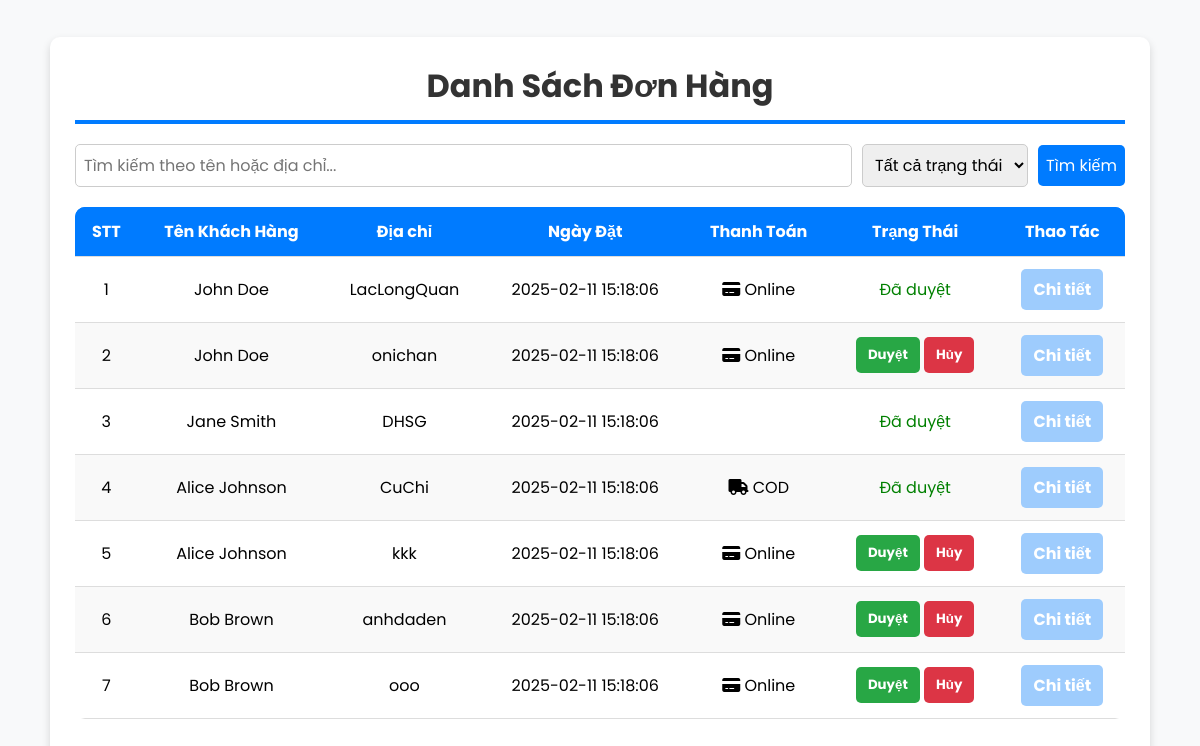
The page /FrontEnd/AdminUI/quanlidonhang/danhsachdonhang.php on the database its author committed.
### tables this page shows
CREATE TABLE IF NOT EXISTS orders (
    order_id INT AUTO_INCREMENT PRIMARY KEY,
    user_id INT,
    order_date TIMESTAMP DEFAULT CURRENT_TIMESTAMP,
    total_amount DECIMAL(10, 2) NOT NULL,
    status_id INT,
    payment_method VARCHAR(50) NOT NULL,
    address VARCHAR(50),
    FOREIGN KEY (user_id) REFERENCES user(user_id)
        ON DELETE CASCADE
        ON UPDATE CASCADE,
    FOREIGN KEY (status_id) REFERENCES status(id)
        ON DELETE SET NULL
        ON UPDATE CASCADE
);

CREATE TABLE IF NOT EXISTS user (
    user_id INT AUTO_INCREMENT PRIMARY KEY,
    full_name VARCHAR(100) NOT NULL,
    account_id INT unique,
    profile_picture VARCHAR(255),
    date_of_birth DATE,
    created_at TIMESTAMP DEFAULT CURRENT_TIMESTAMP,
    updated_at TIMESTAMP DEFAULT CURRENT_TIMESTAMP ON UPDATE CURRENT_TIMESTAMP,
    FOREIGN KEY (account_id) REFERENCES account(account_id)
        ON DELETE CASCADE
        ON UPDATE CASCADE
);

### FrontEnd/AdminUI/quanlidonhang/danhsachdonhang.php (the view, shortened to what this page needs)
<html lang="en">
<head>
    <link rel="stylesheet" href="https://cdnjs.cloudflare.com/ajax/libs/font-awesome/6.0.0-beta3/css/all.min.css">
</head>
<body>
    <div class="container">
        <h1>Danh Sách Đơn Hàng</h1>
        <div class="filter">
            <input class="input1" type="text" id="search-input" placeholder="Tìm kiếm theo tên hoặc địa chỉ...">
            <select id="status-filter">
                <option value="">Tất cả trạng thái</option>
            </select>
            <button id="filter-btn">Tìm kiếm</button>
        </div>
        <table>
            <thead>
                <tr>
                    <th>STT</th>
                    <th>Tên Khách Hàng</th>
                    <th>Địa chỉ</th>
                    <th>Ngày Đặt</th>
                    <th>Thanh Toán</th>
                    <th>Trạng Thái</th>
                    <th>Thao Tác</th>
                </tr>
            </thead>
            <tbody id="order-list">
                <?php
                    $conn = mysqli_connect("localhost", "root", "", "web2_sql");
                    $query_lietke_dh = "SELECT orders.order_id, user.full_name, orders.order_date, orders.payment_method, status.id, orders.address
                                        FROM orders
                                        JOIN user ON orders.user_id = user.user_id
                                        JOIN status ON status.id = orders.status_id;";
                    $result = mysqli_query($conn, $query_lietke_dh);
                    $i = 0;
                    while ($row = mysqli_fetch_array($result)) {
                        $i++;
                ?>
                <tr>
                    <td><?= $i ?></td>
                    <td><?= htmlspecialchars($row['full_name']) ?></td>
                    <td><?= htmlspecialchars($row['address']) ?></td>
                    <td><?= htmlspecialchars($row['order_date']) ?></td>
                    <td>
                        <?php
                            if ($row['payment_method'] == 'Cash') {
                                echo '<i class="fas fa-truck"></i> COD';
                            } elseif ($row['payment_method'] == 'Credit Card') {
                                echo '<i class="fas fa-credit-card"></i> Online';
                            }
                        ?>
                    </td>
                    <td>
                        <?php
                            if ($row['id'] == '4') {
                                echo '<span class="status-approved">Đã duyệt</span>';
                            } else if ($row['id'] == '2') {
                                echo '<span class="status-refused">Đã hủy</span>';
                            }else {
                                echo '
                                    <form method="POST" action="../../../BackEnd/Model/quanlidonhang/xulidonhang.php" style="display:inline;">
                                        <input type="hidden" name="order_id" value="'.$row['order_id'].'">
                                        <button type="submit" name="approve" class="btn approve-btn">Duyệt</button>
                                    </form>
                                    <form method="POST" action="../../../BackEnd/Model/quanlidonhang/xulidonhang.php" style="display:inline;">
                                        <input type="hidden" name="order_id" value="'.$row['order_id'].'">
                                        <button type="submit" name="cancel" class="btn cancel-btn">Hủy</button>
                                    </form>
                                ';
                            }
                        ?>
                    </td>
                    <td>
                        <a href="chitietdonhang.php?order_id=<?= $row['order_id'] ?>" class="btn detail-btn"><b></b>Chi tiết</a>
                    </td>
                </tr>
                <?php
                    }
                ?>
            </tbody>
        </table>
    </div>
</body>
</html>

### FrontEnd/AdminUI/quanlidonhang/danhsachdonhang.php (style rules this page uses)
* { margin: 0; padding: 0; box-sizing: border-box; font-family: 'Poppins', sans-serif; }
body { background-color: #f8f9fa; display: flex; justify-content: center; align-items: center; min-height: 100vh; padding: 20px; }
.container { width: 100%; max-width: 1100px; background: white; padding: 25px; border-radius: 10px; box-shadow: 0 4px 8px rgba(0, 0, 0, 0.15); }
h1 { text-align: center; color: #333; margin-bottom: 20px; border-bottom: 4px solid #007bff; padding-bottom: 10px; }
table { width: 100%; border-collapse: collapse; background: white; border-radius: 10px; overflow: hidden; }
thead { background: #007bff; color: white; font-weight: bold; }
thead tr { background: #007bff !important; }
th, td { padding: 12px; text-align: center; border-bottom: 1px solid #ddd; }
tbody tr:nth-child(even) { background: #f9f9f9; }
.btn { display: inline-block; padding: 8px 12px; border-radius: 5px; text-decoration: none; font-weight: bold; transition: 0.3s; border: none; cursor: pointer; }
.approve-btn { background: #28a745; color: white; }
.cancel-btn { background: #dc3545; color: white; }
.detail-btn { background:rgb(158, 204, 253); color: white; }
.status-approved { color: green; }
.filter { display: flex; gap: 10px; margin-bottom: 20px; align-items: center; justify-content: space-between; flex-wrap: wrap; }
.filter input, .filter select, .filter button { padding: 8px; font-size: 16px; border: 1px solid #ccc; border-radius: 5px; }
.filter input { flex: 1; min-width: 200px; }
.filter button { background: #007bff; color: white; cursor: pointer; border: none; transition: 0.3s; }

### rows shown on the page
orders: user.full_name "John Doe", address "LacLongQuan", order_date "2025-02-11 15:18:06", payment_method "Credit Card" (drawn), shows "Đã duyệt"
orders: user.full_name "John Doe", address "onichan", order_date "2025-02-11 15:18:06", payment_method "Credit Card" (drawn)
orders: user.full_name "Jane Smith", address "DHSG", order_date "2025-02-11 15:18:06", shows "Đã duyệt"
orders: user.full_name "Alice Johnson", address "CuChi", order_date "2025-02-11 15:18:06", payment_method "Cash" (drawn), shows "Đã duyệt"
orders: user.full_name "Alice Johnson", address "kkk", order_date "2025-02-11 15:18:06", payment_method "Credit Card" (drawn)
orders: user.full_name "Bob Brown", address "anhdaden", order_date "2025-02-11 15:18:06", payment_method "Credit Card" (drawn)
orders: user.full_name "Bob Brown", address "ooo", order_date "2025-02-11 15:18:06", payment_method "Credit Card" (drawn)
